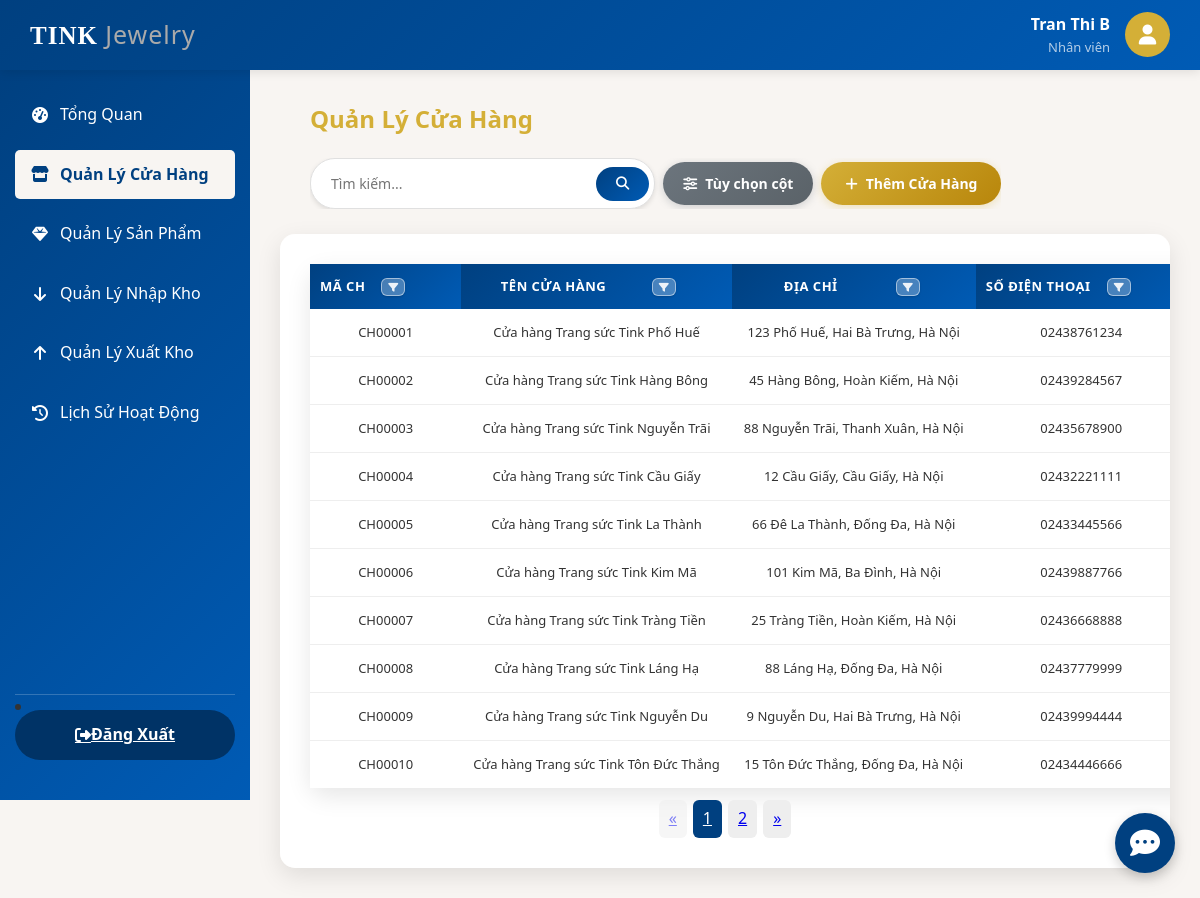
The app's page /admin/stores.php (signed in) with its own data.
### tables this page shows
CREATE TABLE `cuahang` (
  `MaCH` char(7) NOT NULL,
  `TenCH` varchar(100) NOT NULL,
  `DiaChi` varchar(150) NOT NULL,
  `SoDienThoai` varchar(15) DEFAULT NULL
);

### admin/stores.php (the view, shortened to what this page needs)
<?php
require_once '../config/db.php';
$userName = $_SESSION['username'] ?? 'Người dùng';
$userRole = $_SESSION['role'] ?? 'Nhân viên';
$search = $_GET['search'] ?? '';
$where = '';
$perPage = 10;
$page = isset($_GET['page']) ? max(1, (int)$_GET['page']) : 1;
$offset = ($page - 1) * $perPage;
$countStmt = $pdo->query("SELECT COUNT(*) as total FROM CUAHANG $where");
$totalRows = (int)($countStmt->fetch(PDO::FETCH_ASSOC)['total'] ?? 0);
$totalPages = max(1, (int)ceil($totalRows / $perPage));
$stmt = $pdo->prepare("SELECT * FROM CUAHANG $where ORDER BY MaCH LIMIT :limit OFFSET :offset");
$stmt->bindValue(':limit', $perPage, PDO::PARAM_INT);
$stmt->bindValue(':offset', $offset, PDO::PARAM_INT);
$stmt->execute();
$stores = $stmt->fetchAll(PDO::FETCH_ASSOC);
?>
<!DOCTYPE html>
<html lang="vi">
<head>
    <link rel="stylesheet" href="../assets/css/style.css?v=<?php echo time(); ?>">
    <link rel="stylesheet" href="https://cdnjs.cloudflare.com/ajax/libs/font-awesome/6.4.0/css/all.min.css">
</head>
<body>
    <header class="header">
        <div class="logo">TINK <span>Jewelry</span></div>
        <div class="user-section">
            <div class="user-info">
                <div class="user-name"><?php echo htmlspecialchars($userName); ?></div>
                <div class="user-role"><?php echo htmlspecialchars($userRole); ?></div>
            </div>
            <div class="user-avatar"> <i class="fas fa-user"></i> </div>
        </div>
    </header>
    <div class="dashboard-layout">
    <?php require_once './sidebar.php'; ?>
 <main class="main-content">
    <div class="management-header">
        <div class="management-topbar">
            <h2>Quản Lý Cửa Hàng</h2>
            <div class="management-tools">
                <form method="GET" class="search-form">
                    <input type="text" placeholder="Tìm kiếm..." name="search" value="<?php echo htmlspecialchars($search); ?>">
                    <button type="submit" class="search-btn"><i class="fas fa-search"></i></button>
                </form>
                <button class="column-toggle-btn" onclick="showColumnToggle('table.management-table')">
                    <i class="fas fa-sliders-h"></i> Tùy chọn cột
                </button>
                <button class="add-btn" onclick="addStore()">
                    <i class="fas fa-plus"></i> Thêm Cửa Hàng </button>
            </div>
        </div>
    </div>
         <div class="management-container">
        <?php if (empty($stores) && !$search): ?>
            <div style="text-align: center; padding: 40px;">
                    <p style="font-size: 18px; margin-bottom: 10px;">Chưa có cửa hàng nào trong hệ thống</p>
                    <button class="add-btn" onclick="addStore()"><i class="fas fa-plus"></i> Thêm Cửa Hàng Đầu Tiên</button>
                </div>
        <?php else: ?>
                <table class="management-table">
                    <thead>
                        <tr>
                            <th data-column="mach">
                                <div class="th-filter-wrapper">
                                    <span class="th-label">Mã CH</span>
                                    <button class="th-filter-btn" type="button">
                                        <i class="fas fa-filter caret"></i>
                                    </button>
                                </div>
                            </th>
                            <th data-column="tench">
                                <div class="th-filter-wrapper">
                                    <span class="th-label">Tên Cửa Hàng</span>
                                    <button class="th-filter-btn" type="button">
                                        <i class="fas fa-filter caret"></i>
                                    </button>
                                </div>
                            </th>
                            <th data-column="diachi">
                                <div class="th-filter-wrapper">
                                    <span class="th-label">Địa Chỉ</span>
                                    <button class="th-filter-btn" type="button">
                                        <i class="fas fa-filter caret"></i>
                                    </button>
                                </div>
                            </th>
                            <th data-column="sodienthoai">
                                <div class="th-filter-wrapper">
                                    <span class="th-label">Số điện thoại</span>
                                    <button class="th-filter-btn" type="button">
                                        <i class="fas fa-filter caret"></i>
                                    </button>
                                </div>
                            </th>
                        </tr>
                    </thead>
<tbody>
    <?php foreach ($stores as $s): ?>
    <tr class="selectable-row" data-id="<?php echo htmlspecialchars($s['MaCH']); ?>" onclick="toggleRowSelection(this, event)">
        <td data-column="mach"><?php echo htmlspecialchars($s['MaCH']); ?></td>
        <td data-column="tench"><?php echo htmlspecialchars($s['TenCH']); ?></td>
        <td data-column="diachi"><?php echo htmlspecialchars($s['DiaChi']); ?></td>
        <td data-column="sodienthoai"><?php echo htmlspecialchars($s['SoDienThoai']); ?></td>
    </tr>
    <?php endforeach; ?>
</tbody>
                </table>
				<?php if ($totalPages > 1): ?>
				<div class="pagination" style="margin-top: 12px; display: flex; gap: 6px; flex-wrap: wrap; justify-content: center;">
					<?php
						$baseUrl = 'stores.php';
						$params = $_GET;
						unset($params['page']);
						$queryBase = http_build_query($params);
						function pageLinkStore($p, $queryBase, $baseUrl) {
							$q = $queryBase ? ($queryBase . '&page=' . $p) : ('page=' . $p);
							return $baseUrl . '?' . $q;
						}
					?>
					<a href="<?php echo pageLinkStore(max(1, $page-1), $queryBase, $baseUrl); ?>" class="btn" style="padding: 6px 10px; background:#eee; border-radius:6px;<?php echo $page==1?' pointer-events:none; opacity:.5;':''; ?>">«</a>
					<?php for ($p = 1; $p <= $totalPages; $p++): ?>
						<a href="<?php echo pageLinkStore($p, $queryBase, $baseUrl); ?>" class="btn" style="padding: 6px 10px; border-radius:6px; <?php echo $p==$page?'background: var(--primary); color:#fff;':'background:#eee;'; ?>">
							<?php echo $p; ?>
						</a>
					<?php endfor; ?>
					<a href="<?php echo pageLinkStore(min($totalPages, $page+1), $queryBase, $baseUrl); ?>" class="btn" style="padding: 6px 10px; background:#eee; border-radius:6px;<?php echo $page==$totalPages?' pointer-events:none; opacity:.5;':''; ?>">»</a>
				</div>
				<?php endif; ?>
            </div>
        <?php endif; ?>
    </div>
    <?php require_once 'chatbot_handler.php'; ?>
</body>
</html>

### records on screen
cuahang: MaCH "CH00001", TenCH "Cửa hàng Trang sức Tink Phố Huế", DiaChi "123 Phố Huế, Hai Bà Trưng, Hà Nội", SoDienThoai "02438761234"
cuahang: MaCH "CH00002", TenCH "Cửa hàng Trang sức Tink Hàng Bông", DiaChi "45 Hàng Bông, Hoàn Kiếm, Hà Nội", SoDienThoai "02439284567"
cuahang: MaCH "CH00003", TenCH "Cửa hàng Trang sức Tink Nguyễn Trãi", DiaChi "88 Nguyễn Trãi, Thanh Xuân, Hà Nội", SoDienThoai "02435678900"
cuahang: MaCH "CH00004", TenCH "Cửa hàng Trang sức Tink Cầu Giấy", DiaChi "12 Cầu Giấy, Cầu Giấy, Hà Nội", SoDienThoai "02432221111"
cuahang: MaCH "CH00005", TenCH "Cửa hàng Trang sức Tink La Thành", DiaChi "66 Đê La Thành, Đống Đa, Hà Nội", SoDienThoai "02433445566"
cuahang: MaCH "CH00006", TenCH "Cửa hàng Trang sức Tink Kim Mã", DiaChi "101 Kim Mã, Ba Đình, Hà Nội", SoDienThoai "02439887766"
cuahang: MaCH "CH00007", TenCH "Cửa hàng Trang sức Tink Tràng Tiền", DiaChi "25 Tràng Tiền, Hoàn Kiếm, Hà Nội", SoDienThoai "02436668888"
cuahang: MaCH "CH00008", TenCH "Cửa hàng Trang sức Tink Láng Hạ", DiaChi "88 Láng Hạ, Đống Đa, Hà Nội", SoDienThoai "02437779999"
cuahang: MaCH "CH00009", TenCH "Cửa hàng Trang sức Tink Nguyễn Du", DiaChi "9 Nguyễn Du, Hai Bà Trưng, Hà Nội", SoDienThoai "02439994444"
cuahang: MaCH "CH00010", TenCH "Cửa hàng Trang sức Tink Tôn Đức Thắng", DiaChi "15 Tôn Đức Thắng, Đống Đa, Hà Nội", SoDienThoai "02434446666"

### other values on screen
$userName "Tran Thi B"
$userRole "Nhân viên"
$item['label'] "Tổng Quan"
$item['label'] "Quản Lý Cửa Hàng"
$item['label'] "Quản Lý Sản Phẩm"
$item['label'] "Quản Lý Nhập Kho"
$item['label'] "Quản Lý Xuất Kho"
$item['label'] "Lịch Sử Hoạt Động"
